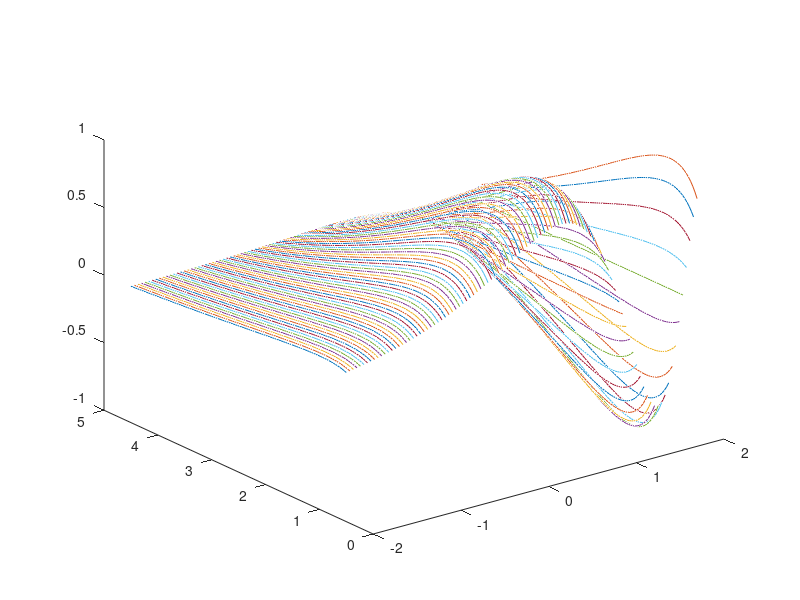

Write MATLAB code to recreate this figure.
#exercise 4:
#f:[-2,2]x[0.5,4.5]->R
#f(x,y)=sin(e^x)cos(log y)

[x,y]=meshgrid(linspace(-2,2),linspace(0.5,4.5));
f=sin(exp(x)).*cos(log(y));
mesh(x,y,f)
plot3(x,y,f)
